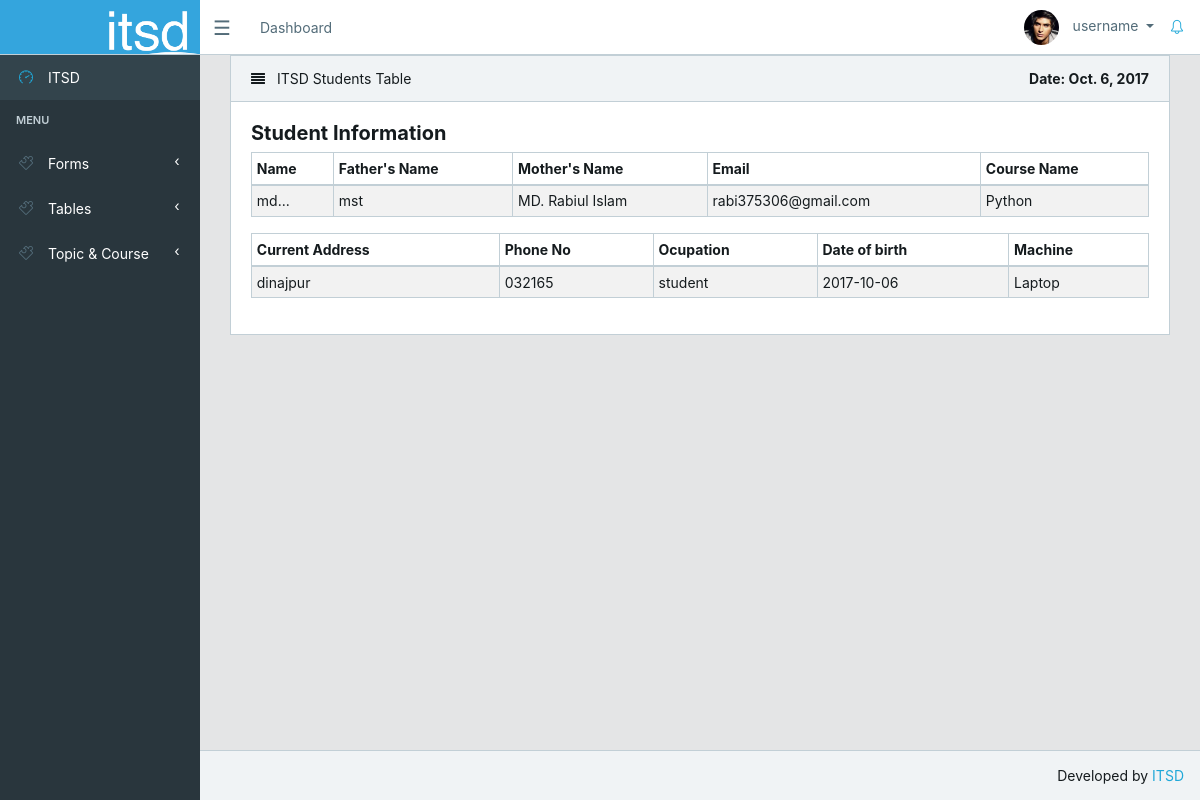
Page /itsd/student/details/1/ on the committed database.
### std/models.py (models this page shows, shortened)
class Register(models.Model):
    name = models.CharField(max_length=50)
    email = models.CharField(max_length=50)
    father_name = models.CharField(max_length=50)
    mother_name = models.CharField(max_length=50)
    permanent_address = models.CharField(max_length=50)
    current_address = models.CharField(max_length=50)
    ocupation = models.CharField(max_length=50)
    academic_qualification = models.CharField(max_length=50)
    institute_name = models.CharField(max_length=50)
    date_of_birth = models.CharField(max_length=50)
    phone_no = models.CharField(max_length=50)
    id_no = models.CharField(max_length=50)
    course_name = models.ForeignKey(Course)
    skill = models.CharField(max_length=50)
    machine = models.CharField(max_length=50)

### course/models.py (models this page shows, shortened)
class Course(models.Model):
    topic_name = models.ForeignKey(Topic)
    course_name = models.CharField(max_length=50)
    category_name = models.CharField(max_length = 20)
    course_amount = models.CharField(max_length = 20)
    teacher_name = models.CharField(max_length=20)
    contact_number = models.CharField(max_length=20)
    def __str__(self):
        return self.course_name

### std/views.py (the view)
# urls.py: url(r'^student/details/(?P<pk>[0-9]+)/$', views.RegisterStudentDetailsView.as_view(), name ='student_detail_view'),
class RegisterStudentDetailsView(generic.DetailView):
    template_name = 'tables/student_details_table.html'
    model = Register
    def get_context_data(self, **kwargs):
        context = super(RegisterStudentDetailsView, self).get_context_data(**kwargs)
        context['now'] = timezone.now()
        return context

### templates/tables/student_details_table.html
{% extends 'app.html' %}
{% block content %}
	<main class="main">
	<div class="container-fluid">
    	<div class="animated fadeIn">
			<div class="row">
                <div class="col-lg-12">
                    <div class="card">
                        <div class="card-header">
                            <i class="fa fa-align-justify"></i> ITSD Students Table
                            <b class="pull-right">Date: {{ now|date }}</b>
                        </div>
                        <div class="card-body">
                            <table class="table table-bordered table-striped table-sm">
                                <thead>
                                    <h5><strong>Student Information</strong></h5>
                                    <tr>
                                        <th>Name</th>
                                        <th>Father's Name</th>
                                        <th>Mother's Name</th>
                                        <th>Email</th>
                                        <th>Course Name</th>
                                    </tr>
                                </thead>
                                <tbody>
                                        <tr>
                                            <td>{{ object.father_name }}</td>
                                            <td>{{ object.mother_name }}</td>
                                            <td>{{ object.name }}</td>
                                            <td>{{ object.email }}</td>
                                            <td>{{ object.course_name }}</td>
                                        </tr>
                                </tbody>
                            </table>
                            <table class="table table-bordered table-striped table-sm">
                                <thead>
                                    <tr>
                                        <th>Current Address</th>
                                        <th>Phone No</th>
                                        <th>Ocupation</th>
                                        <th>Date of birth</th>
                                        <th>Machine</th>
                                    </tr>
                                </thead>
                                <tbody>
                                        <tr>
                                            <td>{{ object.current_address }}</td>
                                            <td>{{ object.phone_no }}</td>
                                            <td>{{ object.ocupation }}</td>
                                            <td>{{ object.date_of_birth }}</td>
                                            <td>{{ object.machine }}</td>
                                        </tr>
                                </tbody>
                            </table>
                        </div>
                    </div>
                </div>
            </div>
        </div>
    </div>
</main>
{% endblock %}

### rows in the picture
Register: date_of_birth "Oct. 6, 2017", father_name "md...", mother_name "mst", name "MD. Rabiul Islam", email "rabi375306@gmail.com", course_name "Python", current_address "dinajpur", phone_no "032165", ocupation "student", date_of_birth "2017-10-06", machine "Laptop"
